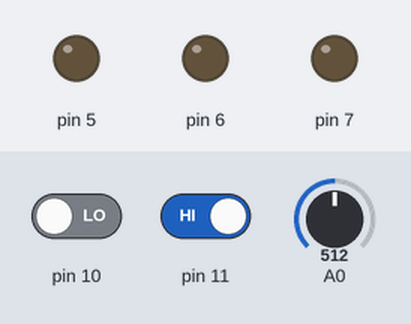
Simulated run of this sketch. Board: Arduino Uno, built with avr-gcc and run on an emulated ATmega328P. On the bench: output pins drawn as LEDs (lit = HIGH). Dashed ring = blinking. Inputs (shaded band) come from the test bench; at power-on: pin 10 LOW, pin 11 HIGH, A0 = 512. What the sketch prints to the serial monitor is not drawn.

Above: at 1.2 s.
1.3 s: pin 10 driven HIGH
At 1.51 s:
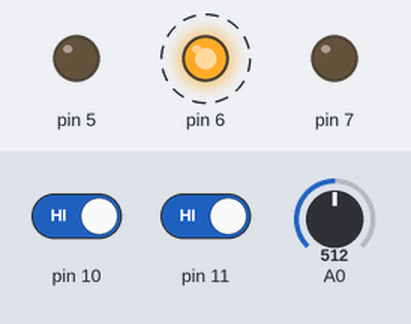
4.3 s: pin 11 driven LOW
At 4.8 s:
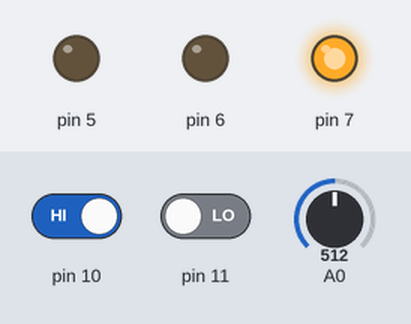
12.0 s: pin 11 driven HIGH
At 13.7 s:
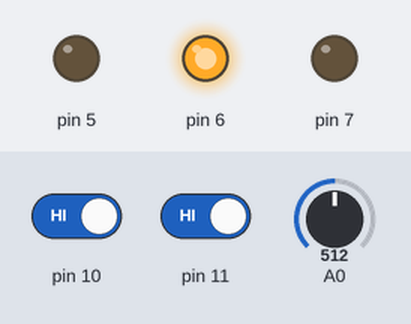
14.7 s: pin 10 driven LOW
At 15.5 s:
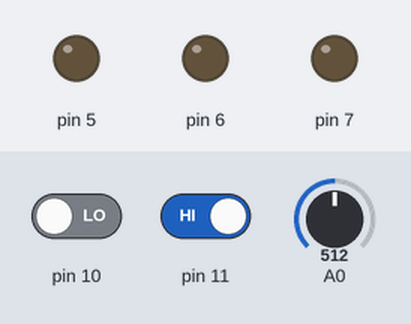
Timing chart, 0 to 17.2 s (numbered marks = the images above; inputs shaded):
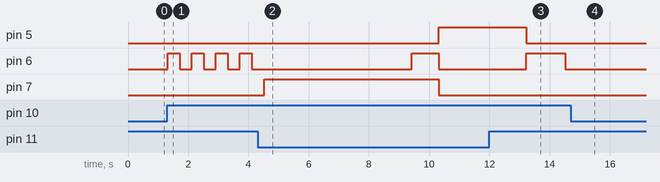

The sketch:

SEMAFO2.ino
```cpp
void setup(){
   Serial.begin(9600);
   pinMode(7,OUTPUT);
  pinMode (6,OUTPUT);
  pinMode (5,OUTPUT);
   pinMode(11,INPUT);
   pinMode(10, INPUT);
   pinMode(9, INPUT);
  pinMode(8,INPUT);

}
void loop(){

  bool paro;
  bool mant;
   int ValorADC;
  float voltaje;

  paro=digitalRead(11);
   mant=digitalRead(10);
   ValorADC= analogRead(A0);
  voltaje= ValorADC*(5.0/1.023)/25;
  Serial.println(voltaje);
  delay(2);
  if (paro==0){

   digitalWrite(7,HIGH);
   delay(5000 - voltaje);
   digitalWrite(7,LOW);


   digitalWrite(6,HIGH);
   digitalWrite(7,HIGH);
   delay(1000- voltaje);
   digitalWrite(6,LOW);
   digitalWrite(7,LOW);


   digitalWrite(5,HIGH);
   delay(3000-voltaje);
   digitalWrite(5,LOW);
   digitalWrite(6, HIGH);
  delay(1000-voltaje);
  digitalWrite(6,LOW);
  }
  else{
   digitalWrite(6,LOW);
   digitalWrite(5,LOW);
   digitalWrite(7,LOW);
  }
  if(mant==1&&paro==1)
  {

    digitalWrite(6,HIGH);
    delay(500-voltaje);
    digitalWrite(6,LOW);
    delay(500 - voltaje);
  }

}
```

Measured:
- after the input at 1.3 s, pin 6: alternates HIGH for 0.40 s and LOW for 0.40 s, starting at once
- after the input at 4.3 s, pin 5: LOW → HIGH after 6.0 s; pin 7: LOW → HIGH after 0.22 s, → LOW 5.8 s later
- after the input at 12.0 s, pin 7: stays LOW (without the input it goes to HIGH after 2.1 s)
- after the input at 14.7 s, pin 6: stops changing and stays LOW
